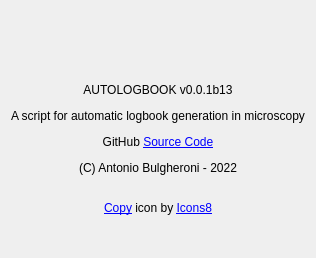
<?xml version="1.0" encoding="UTF-8"?>
<ui version="4.0">
 <class>About</class>
 <widget class="QDialog" name="About">
  <property name="windowModality">
   <enum>Qt::NonModal</enum>
  </property>
  <property name="geometry">
   <rect>
    <x>0</x>
    <y>0</y>
    <width>283</width>
    <height>258</height>
   </rect>
  </property>
  <property name="windowTitle">
   <string>About Autologbook</string>
  </property>
  <property name="windowIcon">
   <iconset resource="resource.qrc">
    <normaloff>:/resources/icons8-logbook-64.png</normaloff>:/resources/icons8-logbook-64.png</iconset>
  </property>
  <layout class="QVBoxLayout" name="verticalLayout">
   <item>
    <widget class="QLabel" name="label">
     <property name="text">
      <string>&lt;html&gt;&lt;head/&gt;&lt;body&gt;&lt;p align=&quot;center&quot;&gt;&lt;img src=&quot;:/resources/icons8-logbook-64.png&quot;/&gt;&lt;/p&gt;&lt;p align=&quot;center&quot;&gt;&lt;br/&gt;&lt;/p&gt;&lt;p align=&quot;center&quot;&gt;AUTOLOGBOOK v0.0.1b13&lt;/p&gt;&lt;p align=&quot;center&quot;&gt;A script for automatic logbook generation in microscopy&lt;/p&gt;&lt;p align=&quot;center&quot;&gt;GitHub &lt;a href=&quot;https://github.com/abulgher/autologbook&quot;&gt;&lt;span style=&quot; text-decoration: underline; color:#0000ff;&quot;&gt;Source Code&lt;/span&gt;&lt;/a&gt;&lt;/p&gt;&lt;p align=&quot;center&quot;&gt;(C) Antonio Bulgheroni - 2022&lt;/p&gt;&lt;p align=&quot;center&quot;&gt;&lt;br/&gt;&lt;a href=&quot;https://icons8.com/icon/pNYOTp5DinZ3/copy&quot;&gt;&lt;span style=&quot; text-decoration: underline; color:#0000ff;&quot;&gt;Copy&lt;/span&gt;&lt;/a&gt; icon by &lt;a href=&quot;https://icons8.com&quot;&gt;&lt;span style=&quot; text-decoration: underline; color:#0000ff;&quot;&gt;Icons8&lt;/span&gt;&lt;/a&gt;&lt;/p&gt;&lt;/body&gt;&lt;/html&gt;</string>
     </property>
    </widget>
   </item>
  </layout>
 </widget>
 <resources>
  <include location="resource.qrc"/>
 </resources>
 <connections/>
</ui>
